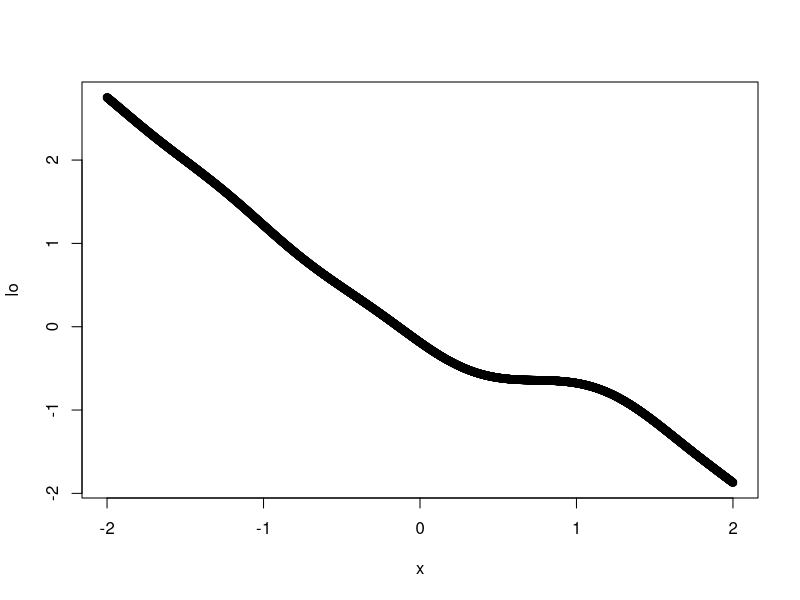
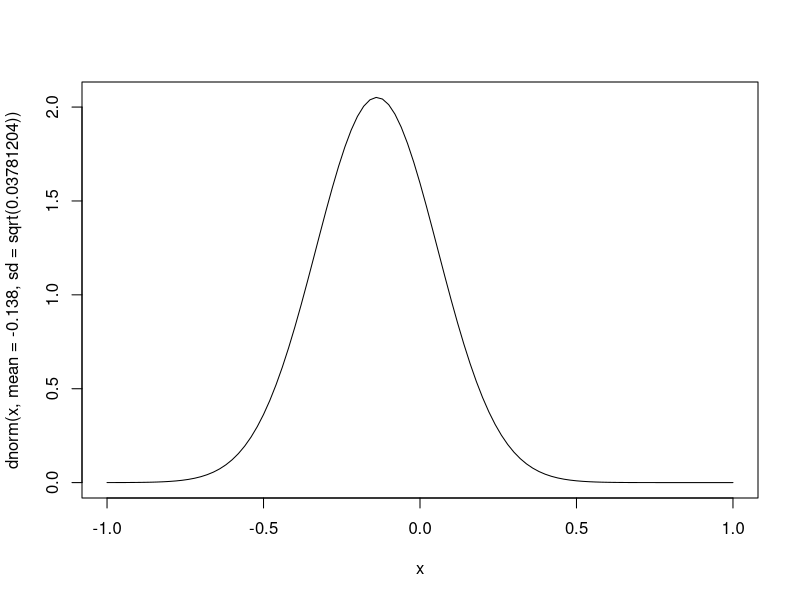
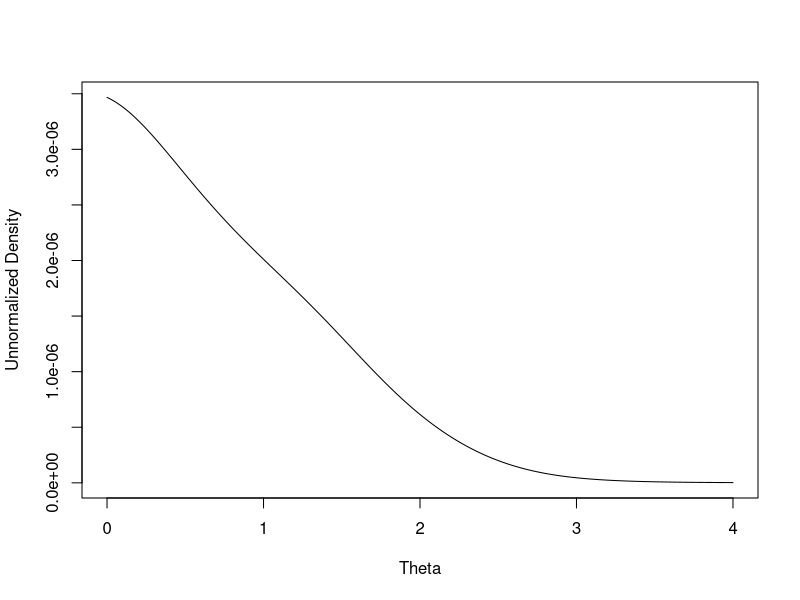
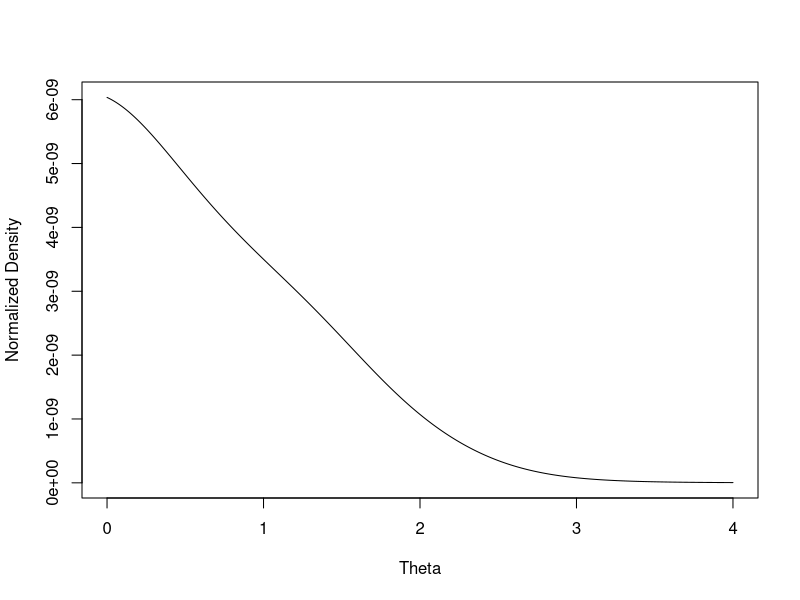
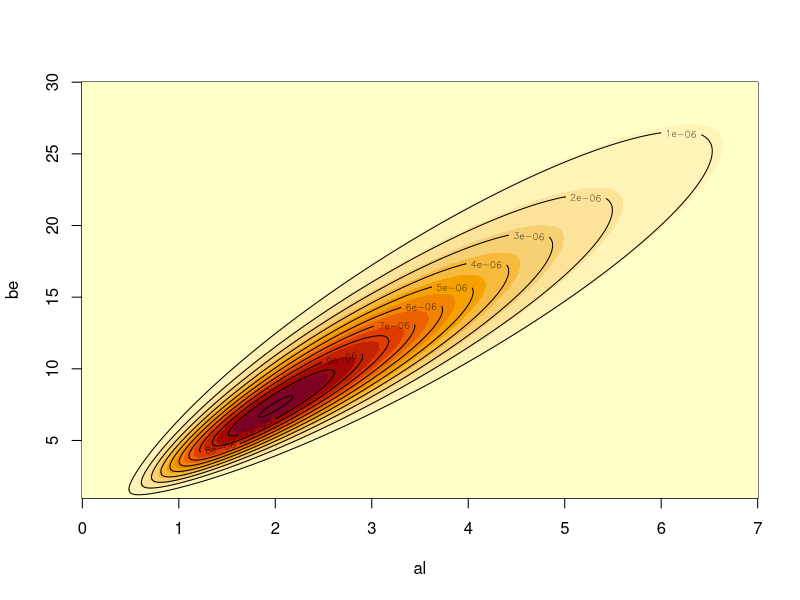

These figures' R source, in order:
y = c(-2,-1,0,1.5,2.5)

l = function(x){
  return(sum(2*(y-x)/(1+(y-x)^2)))
}
x=seq(-2,2,0.001)
lo = sapply(x,l)
plot(y = lo,x = x)


lo = cumprod(lo)
x[which(lo<0)]

th = -0.138


1/sum(-2*(1+(y-th)^2)+4*(y-th)^2/(1+(y-th)^2))
curve(dnorm(x,mean = -0.138,sd = sqrt(0.03781204)),from = -1,to = 1)


dens = function(y,th){
  dens0 = NULL
  for(i in 1:length(th)){
    dens0 = c(dens0, 0.25*prod(dcauchy(y,location = th[i],scale = 1)))
  }
  return(dens0)
}

y = c(-2,-1,0,1.5,2.5)

m = 100
th = seq(0,4,1/m)
de = dens(y = y,th = th)
plot(y = de,x = th,type = "l",xlab = "Theta",ylab = "Unnormalized Density")
de.n = de/0.25*sum(de)
plot(y = de.n,x = th,type = "l",xlab = "Theta",ylab = "Normalized Density")



le = 1000

y = c(16,9,10,13,19,20,18,17,35,55)
sy = sum(y)
c = c(58,90,48,57,103,57,86,112,273,64)
n = y+c
sn = sum(n)
al = seq(0,7,length=le)
be = seq(1,30,length=le)

grid = matrix(nrow = le,ncol = le)
for(i in 1:le){
  for(j in 1:le){
    #print(c(i,j))
   grid[i,j] = prod(choose(n,y)*beta(y+al[i],n+be[j]-y)/beta(al[i],be[j]))*(al[i]+be[j])^-2.5
  }
}

grid = grid/sum(grid)
image(al, be, grid)
contour(al, be, grid,add = T)
